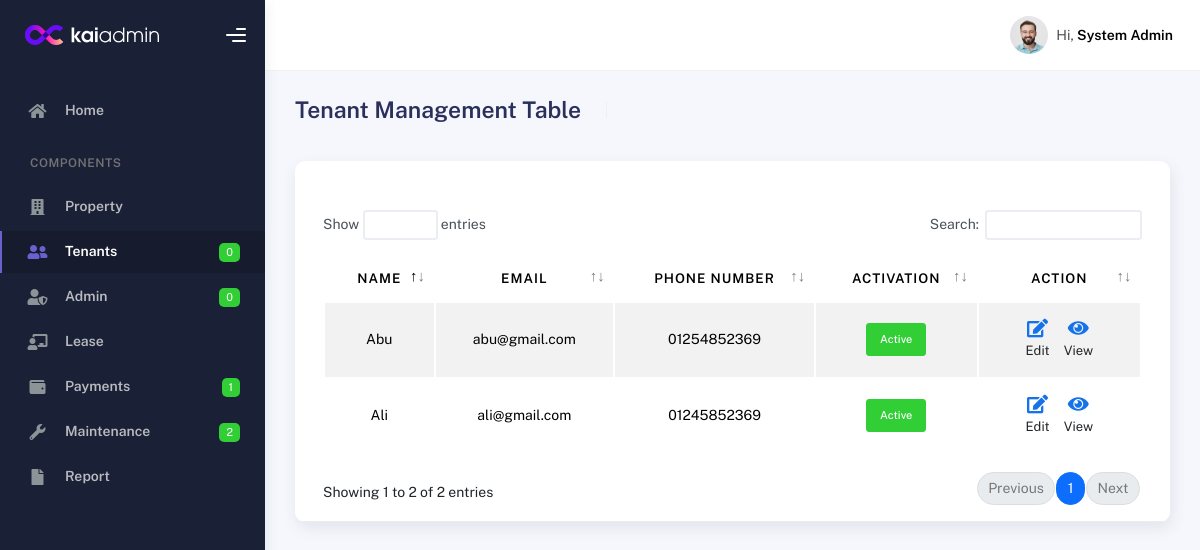
Page /Admin/tables/tenantmanagement.php (signed in) on the committed database.
### tables this page shows
CREATE TABLE `users` (
  `user_id` int(11) NOT NULL,
  `full_name` varchar(100) NOT NULL,
  `pictures` varchar(255) NOT NULL,
  `email` varchar(100) NOT NULL,
  `phone_number` varchar(20) DEFAULT NULL,
  `password` varchar(255) NOT NULL,
  `role` enum('admin','tenant') NOT NULL,
  `status` enum('active','inactive') DEFAULT 'active',
  `created_at` timestamp NOT NULL DEFAULT current_timestamp(),
  `is_read` tinyint(1) DEFAULT 0
);

### Admin/tables/tenantmanagement.php (the view, shortened to what this page needs)
<?php
include '..\databaseconnection.php';
$userId = $_SESSION['user_id'];
$newTenantQuery = mysqli_query(
    $conn,
    "SELECT COUNT(*) AS total
     FROM users
     WHERE role='tenant' AND is_read = 0"
);
$newTenants = mysqli_fetch_assoc($newTenantQuery)['total'];
$adminQuery = mysqli_query(
    $conn,
    "SELECT full_name, email, pictures, status
     FROM users
     WHERE user_id = $userId"
);
$admin = mysqli_fetch_assoc($adminQuery);
$newAdminQuery = mysqli_query(
    $conn,
    "SELECT COUNT(*) AS total
     FROM users
     WHERE role='admin' AND is_read = 0"
);
$newAdmins = mysqli_fetch_assoc($newAdminQuery)['total'];
$paymentQuery = mysqli_query(
    $conn,
    "SELECT COUNT(*) AS total FROM payments WHERE payment_status = 'pending'"
);
$newPayments = mysqli_fetch_assoc($paymentQuery)['total'];
$newMaintenanceQuery = mysqli_query(
    $conn,
    "SELECT COUNT(*) AS total
     FROM maintenance_requests
     WHERE request_status = 'pending'"
);
$newMaintenance = mysqli_fetch_assoc($newMaintenanceQuery)['total'];
?>
<!DOCTYPE html>
<html lang="en">
  <head>
    <link rel="stylesheet" href="../assets/css/bootstrap.min.css" />
    <link rel="stylesheet" href="../assets/css/plugins.min.css" />
    <link rel="stylesheet" href="../assets/css/kaiadmin.min.css" />
  </head>
  <body>
    <div class="wrapper">
      <div class="sidebar" data-background-color="dark">
        <div class="sidebar-logo">
          <div class="logo-header" data-background-color="dark">
            <a href="../admindashboard.php" class="logo">
              <img
                src="../assets/img/kaiadmin/logo_light.svg"
                alt="navbar brand"
                class="navbar-brand"
                height="20"
              />
            </a>
            <div class="nav-toggle">
              <button class="btn btn-toggle toggle-sidebar">
                <i class="gg-menu-right"></i>
              </button>
            </div>
          </div>
        </div>
        <div class="sidebar-wrapper scrollbar scrollbar-inner">
          <div class="sidebar-content">
            <ul class="nav nav-secondary">
              <li class="nav-item">
                <a href="..\admindashboard.php" class="collapsed" aria-expanded="false">
                  <i class="fas fa-home"></i>
                  <p>Home</p>
                </a>
              </li>
              <li class="nav-section">
                <h4 class="text-section">Components</h4>
              </li>
              <li class="nav-item">
                <a href="propertymanagement.php">
                   <i class="fas fa-building"></i>
                  <p>Property</p>
                </a>
              </li>
              <li class="nav-item active">
                <a href="tenantmanagement.php">
                   <i class="fas fa-user-friends"></i>
                  <p>Tenants</p>
                  <span class="badge badge-success"><?php echo $newTenants; ?></span>
                </a>
              </li>
              <li class="nav-item">
                <a href="adminmanagement.php">
                   <i class="fas fa-user-shield"></i>
                  <p>Admin</p>
                  <span class="badge badge-success"><?php echo $newAdmins; ?></span>
                </a>
              </li>
              <li class="nav-item">
                <a href="lease.php">
                  <i class="fas fa-chalkboard-teacher"></i>
                  <p>Lease</p>
                </a>
              </li>
              <li class="nav-item">
                <a href="payments.php">
                  <i class="fas fa-wallet"></i>
                  <p>Payments</p>
                  <span class="badge badge-success"><?php echo $newPayments; ?></span>
                </a>
              </li>
              <li class="nav-item">
                <a href="maintenancerequest.php">
                   <i class="fas fa-wrench"></i>
                  <p>Maintenance</p>
                  <span class="badge badge-success"><?php echo $newMaintenance; ?></span>
                </a>
              </li>
              <li class="nav-item">
                <a href="reports.php">
                  <i class="fas fa-file"></i>
                  <p>Report</p>
                </a>
              </li>
            </ul>
          </div>
        </div>
      </div>
      <div class="main-panel">
        <div class="main-header">
          <nav class="navbar navbar-header navbar-header-transparent navbar-expand-lg border-bottom">
            <div class="container-fluid">
              <ul class="navbar-nav topbar-nav ms-md-auto align-items-center">
                <li class="nav-item topbar-user dropdown hidden-caret">
                  <a class="dropdown-toggle profile-pic" data-bs-toggle="dropdown" href="#" aria-expanded="false">
                    <div class="avatar-sm">
                      <img
                        src="../<?php echo htmlspecialchars($admin['pictures']); ?>"
                        alt="..."
                        class="avatar-img rounded-circle"
                      />
                    </div>
                    <span class="profile-username">
                      <span class="op-7">Hi,</span>
                      <span class="fw-bold"><?php echo $admin['full_name']; ?></span>
                    </span>
                  </a>
                </li>
              </ul>
            </div>
          </nav>
        </div>
        <div class="container">
          <div class="page-inner">
            <div class="page-header">
              <h3 class="fw-bold mb-3">Tenant Management Table</h3>
              <ul class="breadcrumbs mb-3">
              </ul>
            </div>
            <div class="row">
            <div class="col-md-12">
                <div class="col-md-12">
                <div class="card">
                  <div class="card-header">
                  <div class="card-body">
                    </div>
                    <div class="table-responsive">
                      <table
                        id="add-row"
                        class="display table table-striped table-hover"
                      >
                        <thead>
                          <tr style="text-align: center">
                            <th>Name</th>
                            <th>Email</th>
                            <th>Phone Number</th>
                            <th>Activation</th>
                            <th style="width: 20%">Action</th>
                          </tr>
                        </thead>
                        <tbody>
                        <?php
                        $propertyQuery = mysqli_query($conn, "SELECT * FROM users WHERE role='tenant' ORDER BY user_id ASC");
                        while ($property = mysqli_fetch_assoc($propertyQuery)) {
                        ?>
                        <tr style="text-align: center">
                          <td><?= htmlspecialchars($property['full_name']); ?></td>
                          <td><?= htmlspecialchars($property['email']); ?></td>
                          <td><?= htmlspecialchars($property['phone_number']); ?></td>
                        <td>
                          <form action="tenantactivation.php" method="POST">
                        <?php if ($property['status'] == 'active') { ?>
                          <button type="submit" class="btn btn-success btn-sm">Active</button>
                        <?php } else { ?>
                          <button type="submit" class="btn btn-secondary btn-sm">Inactive</button>
                        <?php } ?>
                      </form>
                    </td>
                      <td>
                        <div class="d-flex justify-content-center gap-3">
                      <a href="updatetenant.php?id=<?= $property['user_id']; ?>" class="text-center text-primary text-decoration-none">
                        <i class="fa fa-edit fa-lg"></i><br>
                        <small class = "text-dark">Edit</small>
                      </a>
                      <a href="viewtenant.php?id=<?= $property['user_id']; ?>" class="text-center text-primary text-decoration-none">
                        <i class="fa fa-eye fa-lg"></i><br>
                        <small class = "text-dark">View</small>
                      </a>
                  </div>
                </td>
              </tr>
            <?php
            }
          ?>
        </tbody>
                      </table>
                    </div>
                  </div>
                </div>
              </div>
            </div>
          </div>
        </div>
      </div>
    </div>
  </body>
</html>

### rows in the picture
users: pictures (picture), full_name "System Admin"
users: full_name "Ali", email "ali@gmail.com", phone_number "01245852369", status "Active"
users: full_name "Abu", email "abu@gmail.com", phone_number "01254852369", status "Active"

### other values in the picture
$newTenants "0"
$newAdmins "0"
$newPayments "1"
$newMaintenance "2"
